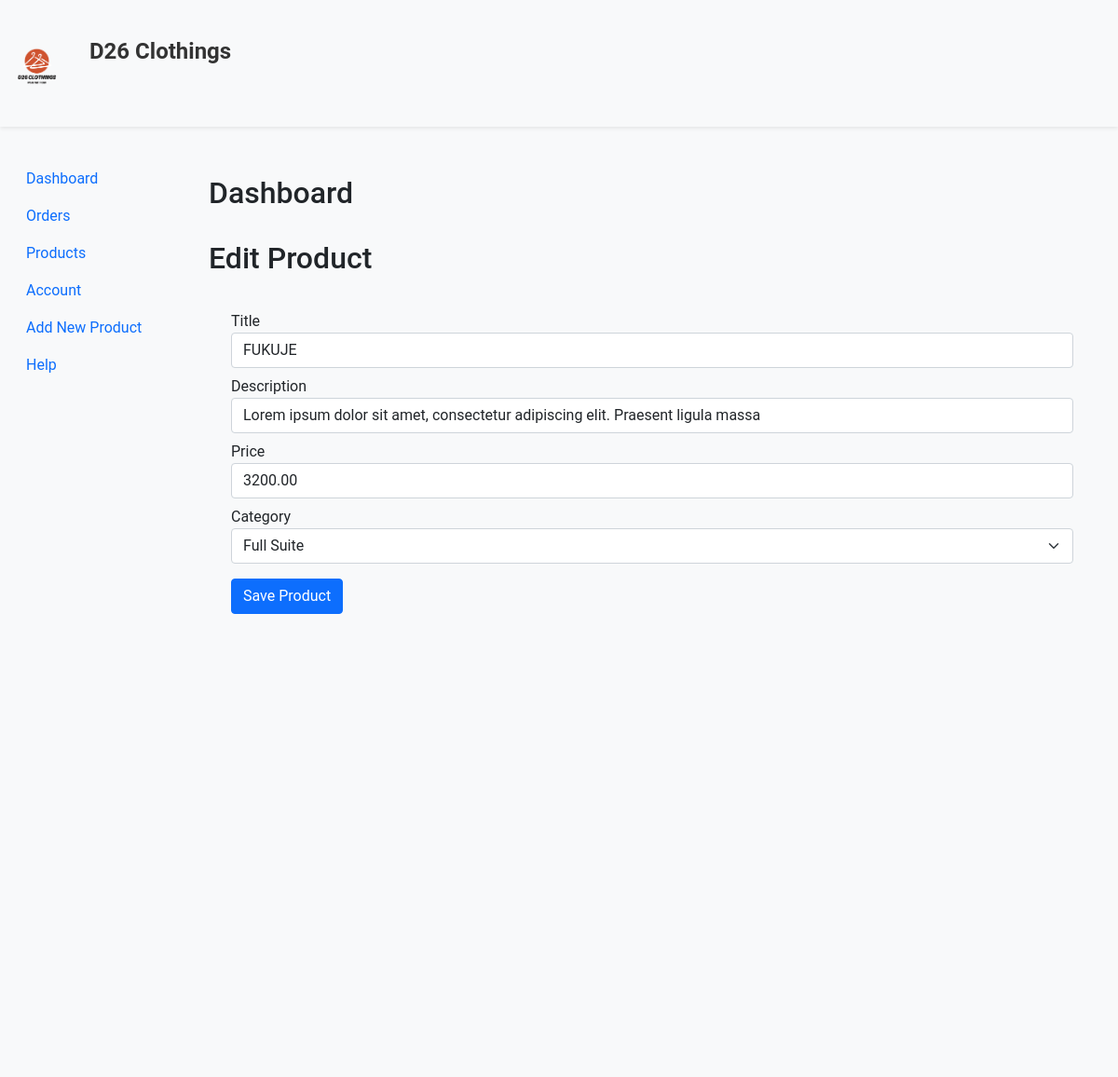
The page /editProduct.php?product_id=2 on the database its author committed.
### tables this page shows
CREATE TABLE `products`  (
  `product_id` int NOT NULL AUTO_INCREMENT,
  `product_name` varchar(100) NOT NULL,
  `product_category` varchar(100) NOT NULL,
  `product_description` varchar(255) NOT NULL,
  `product_image` varchar(255) NOT NULL,
  `product_image2` varchar(255) NULL DEFAULT NULL,
  `product_image3` varchar(255) NULL DEFAULT NULL,
  `product_image4` varchar(255) NULL DEFAULT NULL,
  `product_price` decimal(8, 2) NOT NULL,
  `product_special_offer` tinyint NOT NULL,
  `product_color` varchar(100) NOT NULL,
  PRIMARY KEY (`product_id`) USING BTREE
);

### editProduct.php (the view, shortened to what this page needs)
<?php
include('connection/config.php');
if (isset($_GET['product_id'])) {
    $product_id = $_GET['product_id'];
    $stmt = $conn->prepare("SELECT * FROM `products` WHERE `product_id`=?");
    $stmt->bind_param('i', $product_id);
    $stmt->execute();
    $result = $stmt->get_result();
    $product = $result->fetch_assoc();
} else if (isset($_POST['edit_btn'])) {
    $product_id = $_POST['product_id'];
    $title = $_POST['title'];
    $description = $_POST['description'];
    $price = $_POST['price'];
    $category = $_POST['category'];
    $stmt = $conn->prepare("UPDATE `products` SET `product_name`=?, `product_description`=?, `product_price`=?, `product_category`=? WHERE `product_id`=?");
    $stmt->bind_param('ssssi', $title, $description, $price, $category, $product_id);
    if ($stmt->execute()) {
        header('location: product.php?edit_success_message=Product has been updated successfully!');
    } else {
        header('location: product.php?edit_failure_message=Error occurred, try again!');
    }
    exit;
} else {
    header('location: product.php');
    exit;
}
?>
<!DOCTYPE html>
<html lang="en">
<head>
    <link href="https://cdn.jsdelivr.net/npm/bootstrap@5.0.2/dist/css/bootstrap.min.css" rel="stylesheet">
    <link rel="stylesheet" href="assets/css/style.css">
</head>
<body>
    <?php include('adminHeader.php'); ?>
    <div class="container-fluid">
        <div class="row" style="min-height: 1000px">
            <?php include('sideMenu.php'); ?>
            <main class="col-md-9 ms-sm-auto col-lg-10 px-md-4">
                <div class="d-flex justify-content-between flex-wrap flex-md-nowrap align-items-center pt-3 pb-2 mb-3 mt-3">
                    <h1 class="h2">Dashboard</h1>
                </div>
                <h2>Edit Product</h2>
                <div class="table-responsive">
                    <div class="mx-auto container">
                        <form id="edit-form" method="POST" action="editProduct.php">
                            <div class="form-group mt-2">
                                <label>Title</label>
                                <input type="text" class="form-control" id="product-name" value="<?php echo $product['product_name']; ?>" name="title" placeholder="Title" required />
                            </div>
                            <div class="form-group mt-2">
                                <label>Description</label>
                                <input type="text" class="form-control" id="product-desc" value="<?php echo $product['product_description']; ?>" name="description" placeholder="Description" required />
                            </div>
                            <div class="form-group mt-2">
                                <label>Price</label>
                                <input type="number" class="form-control" id="product-price" value="<?php echo $product['product_price']; ?>" name="price" placeholder="Price" required />
                            </div>
                            <div class="form-group mt-2">
                                <label>Category</label>
                                <select class="form-select" required name="category">
                                    <option value="full suite" <?php if ($product['product_category'] == 'full suite') echo 'selected'; ?>>Full Suite</option>
                                </select>
                            </div>
                            <div class="form-group buy-btn-container mt-3">
                                <input type="submit" class="btn btn-primary" name="edit_btn" value="Save Product" />
                            </div>
                        </form>
                    </div>
                </div>
            </main>
        </div>
    </div>
</body>
</html>

### assets/css/style.css (style rules this page uses)
* { margin: 0; padding: 0; box-sizing: border-box; }
body { font-family: "Poppins", serif; font-weight: 400; font-style: normal; }
h1 { font-size: 2.5rem; font-weight: 700; }
h2 { font-size: 1.8rem; font-weight: 600; }

### assets/css/admin.css (style rules this page uses)
body { font-family: 'Roboto', sans-serif; background-color: #f8f9fa; }
.table-responsive { margin-top: 20px; }

### rows shown on the page
products: title "FUKUJE", description "Lorem ipsum dolor sit amet, consectetur adipiscing elit. Praesent ligula massa", price "3200.00", category "Full Suite"
